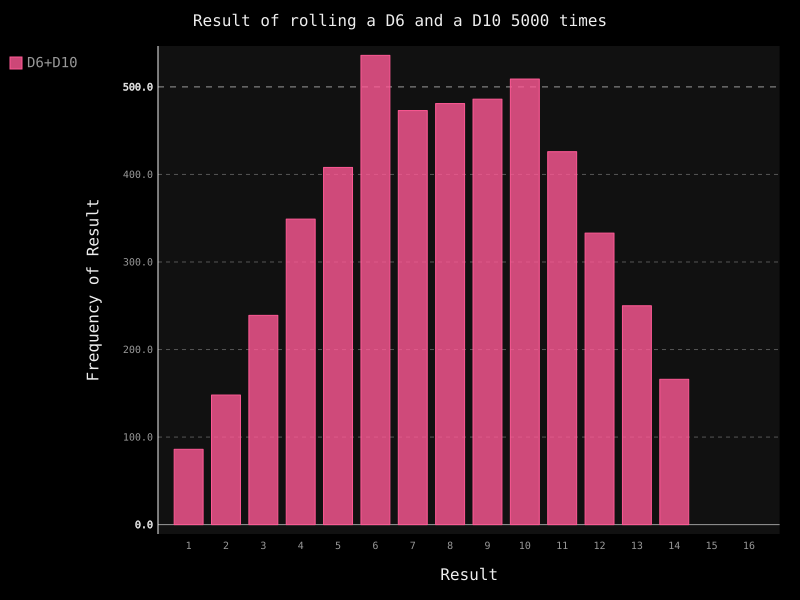

This chart was generated by the following Python code:
import pygal
from die import Die

die_1 = Die()
die_2 = Die(10)

res = []
for roll_num in range(5000):
    result = die_1.roll() + die_2.roll()
    res.append(result)

frequencies = []
max_res = die_1.num_sides + die_2.num_sides
for value in range(2, max_res):
    frequency = res.count(value)
    frequencies.append(frequency)


hist = pygal.Bar()

hist.title = 'Result of rolling a D6 and a D10 5000 times'
hist.x_labels = [
    '1','2','3','4','5','6','7','8',
    '9','10','11','12','13','14','15','16'
]
hist.x_title = 'Result'
hist.y_title = 'Frequency of Result'

hist.add('D6+D10', frequencies)
hist.render_to_file('different_dice.svg')
